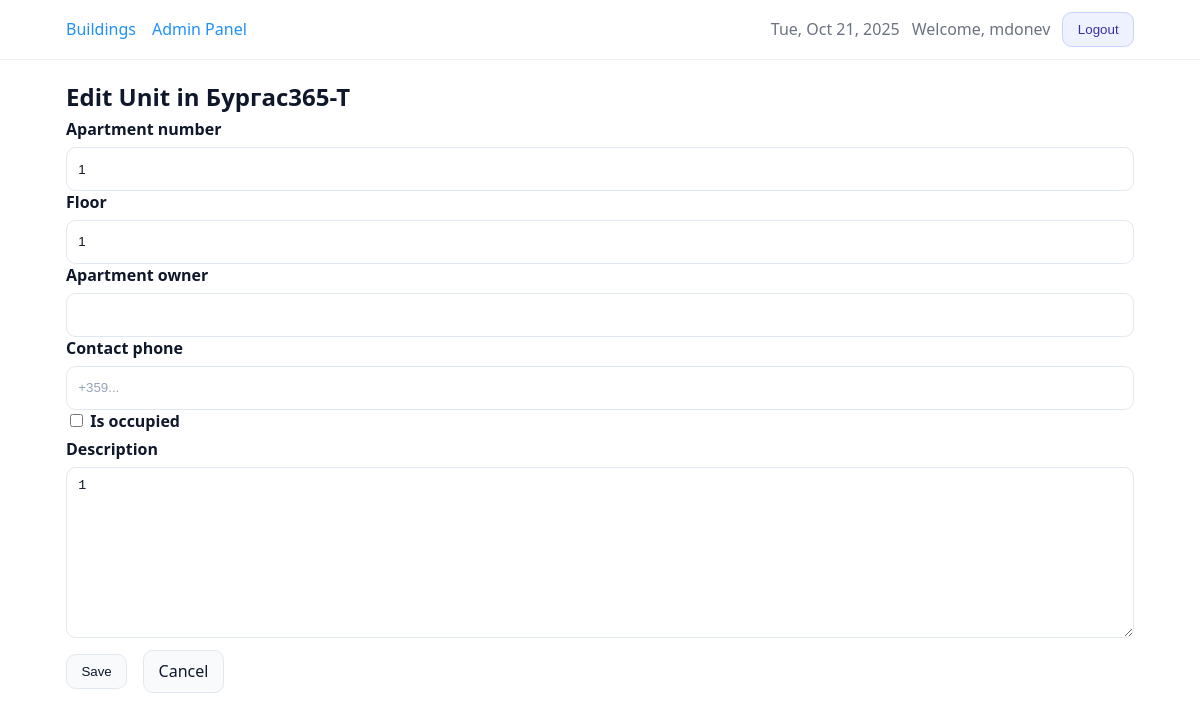
/units/6/edit/ (signed in), run on an earlier commit of the app's database.
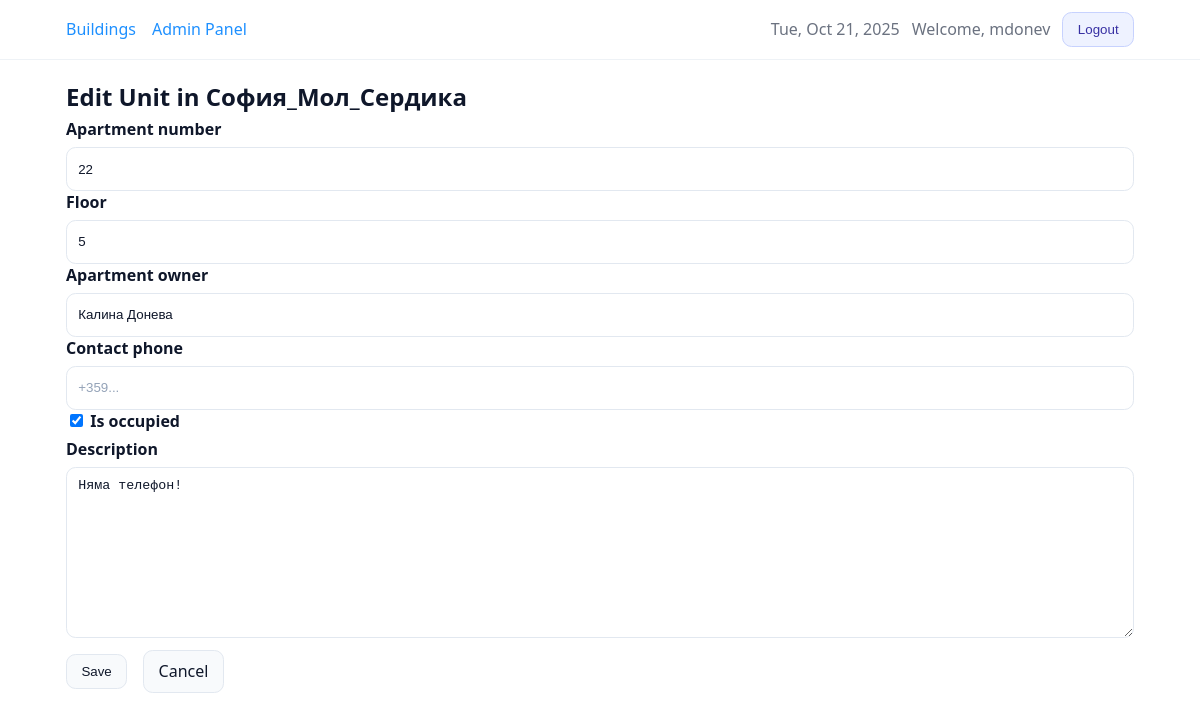
And on a later commit of the database.
### core/models.py (models this page shows, shortened)
class TimeStampedModel(models.Model):
    created_at = models.DateTimeField(auto_now_add=True, db_index=True)
    updated_at = models.DateTimeField(auto_now=True)
    class Meta:
        abstract = True

class Unit(TimeStampedModel):
    building = models.ForeignKey(
        Building,
        on_delete=models.CASCADE,
        related_name="units",  # used by counts/annotations
    )
    number = models.CharField("Apartment number", max_length=32)
    floor = models.IntegerField(null=True, blank=True)
    owner_name = models.CharField("Apartment owner", max_length=255, blank=True)
    contact_phone = models.CharField(
        "Contact phone",
        max_length=32,
        blank=True,
        validators=[phone_validator]
    )
    is_occupied = models.BooleanField(default=False)
    description = models.TextField(blank=True)
    objects = UnitQuerySet.as_manager()
    class Meta:
        ordering = ["building_id", "number", "id"]
        constraints = [
            models.UniqueConstraint(
                Lower("number"),
                "building",
                name="unique_unit_number_ci_per_building",
            )
        ]
        indexes = [
            models.Index(fields=["building", "number"]),
        ]

### core/views.py (the view, shortened to what this page needs)
# urls.py: path("units/<int:pk>/edit/", views.UnitUpdateView.as_view(), name="unit_update"),
class UnitUpdateView(LoginRequiredMixin, UserPassesTestMixin, UpdateView):
    model = Unit
    form_class = UnitForm
    template_name = "core/unit_form.html"
    def get_object(self, queryset=None):
        obj = super().get_object(queryset)
        self.building = obj.building
        return obj
    def test_func(self):
        unit = self.get_object()
        return self.request.user.is_staff or unit.building.owner_id == self.request.user.id
    def get_form_kwargs(self):
        kwargs = super().get_form_kwargs()
        kwargs["building"] = self.building
        kwargs["user"] = self.request.user
        return kwargs

### core/forms.py (shortened to what this page needs)
class UnitForm(forms.ModelForm):
    class Meta:
        model = Unit
        fields = ("number", "floor", "owner_name", "contact_phone", "is_occupied", "description")
    def __init__(self, *args, user=None, building=None, **kwargs):
        self._user = user
        self._building = building
        super().__init__(*args, **kwargs)
        if "building" in self.fields:
            if self._building is not None:
                self.fields["building"].initial = self._building
                self.fields["building"].disabled = True
        self.fields["contact_phone"].widget.attrs.setdefault(
            "placeholder", "+359..."
        )

### templates/core/unit_form.html (shortened to what this page needs)
{% extends "base.html" %}
{% load static %}
{% block content %}
  {% if building %}
    {% if form.instance.pk %}
      {% with page_title="Edit Unit in "|add:building.name %}
        {% include "core/_form_layout.html" with form=form title=page_title cancel_url=cancel_url %}
      {% endwith %}
    {% else %}
      {% with page_title="New Unit in "|add:building.name %}
        {% include "core/_form_layout.html" with form=form title=page_title cancel_url=cancel_url %}
      {% endwith %}
    {% endif %}
  {% elif form.instance.building_id %}
    {% if form.instance.pk %}
      {% with page_title="Edit Unit in "|add:form.instance.building.name %}
        {% include "core/_form_layout.html" with form=form title=page_title cancel_url=cancel_url %}
      {% endwith %}
    {% else %}
      {% with page_title="New Unit in "|add:form.instance.building.name %}
        {% include "core/_form_layout.html" with form=form title=page_title cancel_url=cancel_url %}
      {% endwith %}
    {% endif %}
  {% else %}
    {% with page_title=form.instance.pk|yesno:"Edit Unit,New Unit" %}
      {% include "core/_form_layout.html" with form=form title=page_title cancel_url=cancel_url %}
    {% endwith %}
  {% endif %}
{% endblock %}

### templates/core/_form_layout.html (shortened to what this page needs)
<h2 class="mb-1">{{ title }}</h2>
<form method="post" novalidate>
  {% for field in form.visible_fields %}
    <div class="form-row{% if field.errors %} has-errors{% endif %}">
      {% if field.field.widget.input_type == 'checkbox' %}
        <label class="checkbox">
          {{ field }} <span>{{ field.label }}</span>
        </label>
      {% else %}
        <label for="{{ field.id_for_label }}">{{ field.label }}</label>
        {{ field }}
      {% endif %}
    </div>
  {% endfor %}
  <div class="row gap mt-2">
    <button class="btn" type="submit">Save</button>
    <a class="btn" href="{{ cancel_url|default:'javascript:history.back()' }}">Cancel</a>
  </div>
</form>

What changed in the data, as far as the page shows it:
changed Unit: number "1" → "22"; floor "1" → "5"; owner_name (not shown) → "Калина Донева"; is_occupied "☐" → "☑"; description "1" → "Няма телефон!"
Also different on the page:
{{ title }}: "Edit Unit in Бургас365-Т" → "Edit Unit in София_Мол_Сердика"
